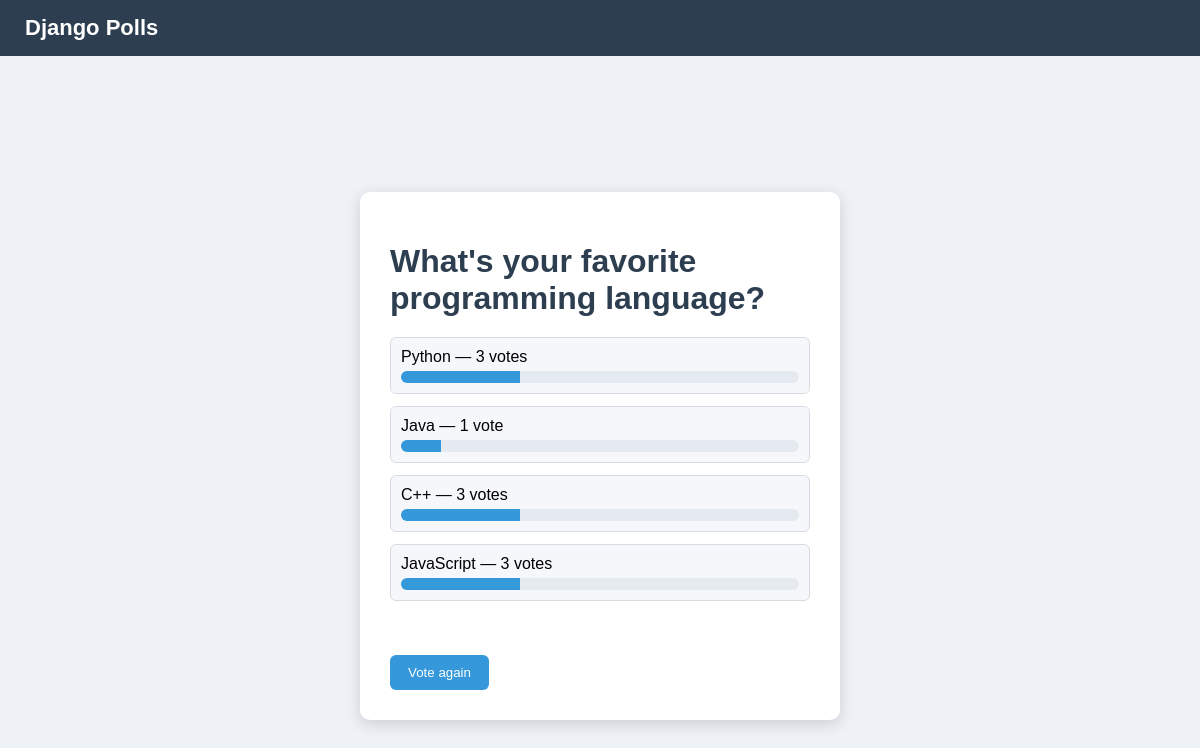
The app's page /3/results/ with its own data.
### polls/models.py (models this page shows, shortened)
class Question(models.Model):
    question_text = models.CharField(max_length=200)
    pub_date = models.DateTimeField("date published")

class Choice(models.Model):
    question = models.ForeignKey(Question, on_delete=models.CASCADE)
    choice_text = models.CharField(max_length=200)
    votes = models.IntegerField(default=0)

### polls/views.py (the view)
# urls.py: path("<int:question_id>/results/", views.results, name="results"),
def results(request, question_id):
    question = get_object_or_404(Question, pk=question_id)
    return render(request, "polls/results.html", {"question": question})

### polls/templates/polls/results.html
{% load static %}
<link rel="stylesheet" href="{% static 'polls/style.css' %}">
<header>
    <a href="{% url 'polls:index' %}">Django Polls</a>
</header>
<div class="container">
<div class="card">
<h1>{{ question.question_text }}</h1>
{% with total=question.choice_set.all|length %}
<ul class="results">
{% for choice in question.choice_set.all %}
<li>
    <div class="result-text">
        {{ choice.choice_text }} — {{ choice.votes }} vote{{ choice.votes|pluralize }}
    </div>
    <div class="bar-container">
        <div class="bar" style="width: {{ choice.votes|add:0 }}0%;"></div>
    </div>
</li>
{% endfor %}
</ul>
{% endwith %}
<br>
<a href="{% url 'polls:detail' question.id %}">
<button>Vote again</button>
</a>
</div>
</div>

### polls/static/polls/style.css (style rules this page uses)
header { background-color: #2c3e50; color: white; padding: 15px 25px; font-size: 22px; font-weight: bold; }
header a { color: white; text-decoration: none; }
.container { display: flex; justify-content: center; align-items: center; height: 100vh; }
.card { background: white; padding: 30px; border-radius: 10px; width: 420px; box-shadow: 0px 4px 15px rgba(0,0,0,0.15); }
h1 { color: #2c3e50; margin-bottom: 20px; }
button { margin-top: 20px; background: #3498db; border: none; padding: 10px 18px; color: white; border-radius: 6px; cursor: pointer; }
button { margin-top: 20px; background-color: #3498db; border: none; padding: 10px 18px; color: white; border-radius: 6px; cursor: pointer; }
ul { list-style: none; padding: 0; }
li { padding: 10px; margin: 8px 0; background: #f5f7fa; border-radius: 6px; border: 1px solid #d6dbe1; }
.results { list-style: none; padding: 0; }
.results li { margin: 12px 0; }
.result-text { margin-bottom: 5px; font-weight: 500; }
.bar-container { background: #e5e9f0; border-radius: 6px; overflow: hidden; height: 12px; }
.bar { height: 100%; background: #3498db; }

### records on screen
Question: question_text "What's your favorite programming language?"
Choice: choice_text "Python", votes "3"
Choice: choice_text "Java", votes "1"
Choice: choice_text "C++", votes "3"
Choice: choice_text "JavaScript", votes "3"
